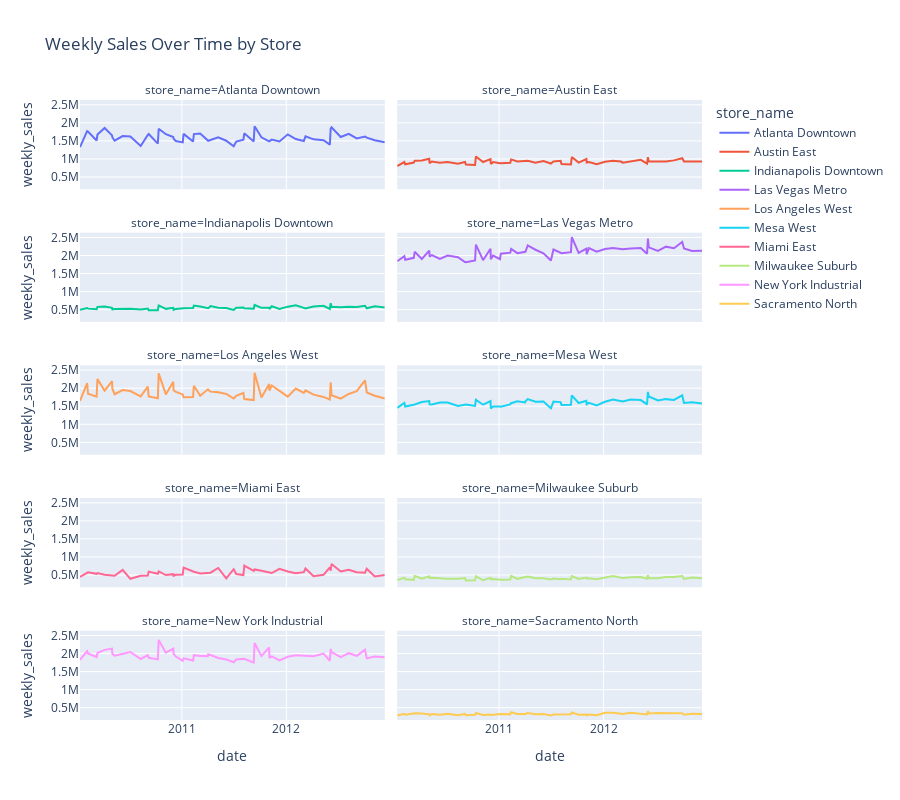

The notebook cell saved with this chart:
### Markdown cell above
# Graphical Analysis

### Code cell
# Weekly Sales Over Time

sample_stores = df['store_name'].unique()[:10]  

sample_df = df[df['store_name'].isin(sample_stores)]
sample_df = sample_df.groupby(['store_name', 'date'])['weekly_sales'].sum().reset_index()

fig = px.line(sample_df, x='date', y='weekly_sales', color='store_name', facet_col='store_name',
              facet_col_wrap=2, title='Weekly Sales Over Time by Store')
fig.update_layout(height=800)
fig.show()
